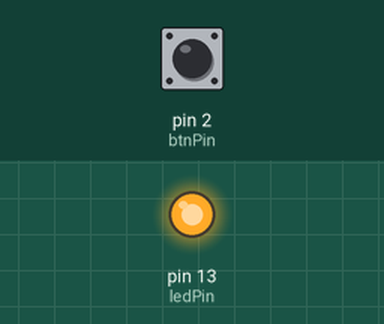
Bench run of a sketch on a simulated Arduino Uno, built with avr-gcc and run on an emulated ATmega328P. Parts: output pins drawn as LEDs (lit = HIGH). The test bench sets the inputs (shaded band); at power-on: pin 2 (btnPin) HIGH.

Above: at 1.2 s.
1.3 s: pin 2 (btnPin) pulled LOW for 0.15 s
At 1.37 s:
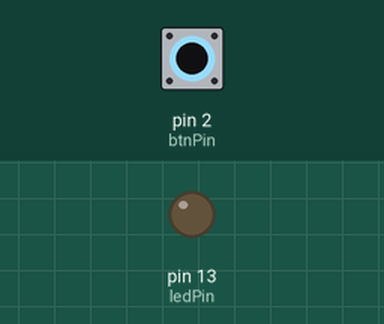
2.9 s: pin 2 (btnPin) pulled LOW for 3.2 s
At 7.3 s:
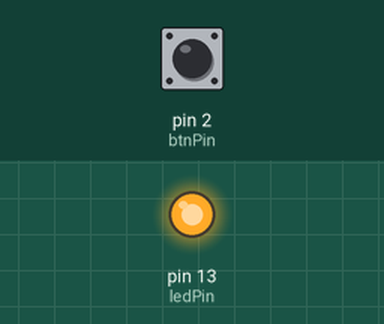
Timing chart, 0 to 8.8 s (numbered marks = the images above; inputs shaded):
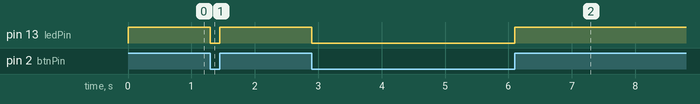

The sketch:

sketch_may08a.ino
```cpp
int btnPin = 2;
int ledPin = 13;
int btnState = 0;
void setup() {
  // put your setup code here, to run once:
  pinMode(ledPin,OUTPUT);
  pinMode(btnPin,INPUT);
  digitalWrite(btnPin,HIGH);
}
void loop() {
  // put your main code here, to run repeatedly:
  btnState=digitalRead(btnPin);
  if(btnState==HIGH){
   digitalWrite(ledPin,HIGH);
  }
  else{
   digitalWrite(ledPin,LOW);
  }
}
```

Measured:
- after the input at 1.3 s, pin 13 (ledPin): HIGH → LOW at once, → HIGH 0.15 s later
- after the input at 2.9 s, pin 13 (ledPin): HIGH → LOW at once, → HIGH 3.2 s later
